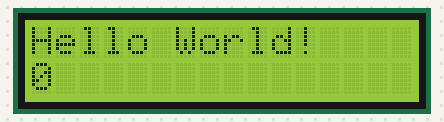
A sketch run on a simulated Arduino Uno, built with avr-gcc and run on an emulated ATmega328P. Parts: 16×2 character LCD.

Above: at 0.1 s.
At 4.1 s:
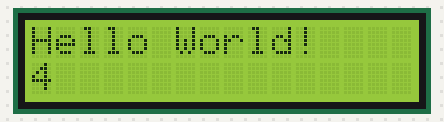
At 9.1 s:
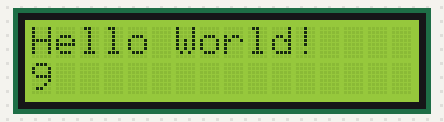
At 19.1 s:
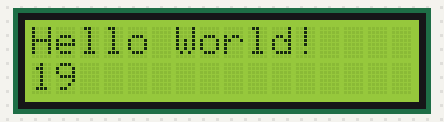
At 29.1 s:
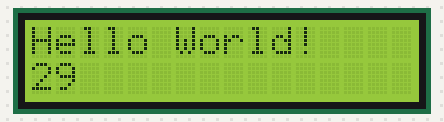
At 39.1 s:
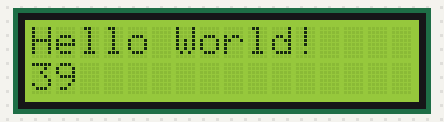

Measured:
- what the display in image 1 shows lasts 1.0 s, from 4.0 s to 5.0 s

The sketch:

my_first_hello_world.ino
```cpp
//#include <Wire.h>
#include <LiquidCrystal.h>
LiquidCrystal lcd(8, 9, 4, 5, 6, 7); // LCD Shield

const byte backLightpin = 5;
const byte contrast_pin = 6;


void setup() {
  // put your setup code here, to run once:
  lcd.begin(16, 2);
  lcd.print("Hello World!");

}

void loop() {
  // put your main code here, to run repeatedly:
  lcd.setCursor(0,1);
  lcd.print(millis() / 1000);
}
```
